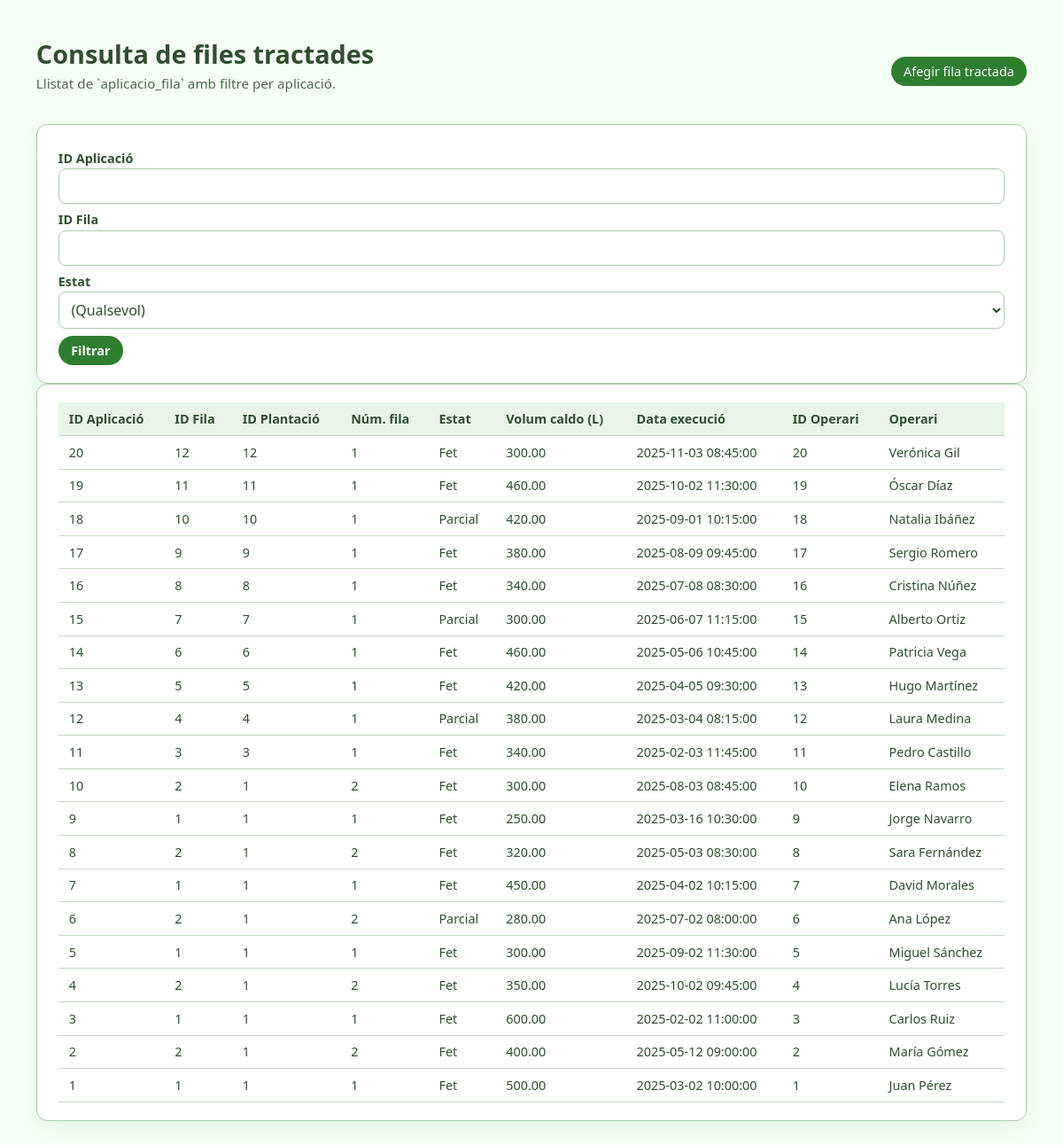
/PHP/consulta_aplicacio_files.php, run on the app's committed database.
### tables this page shows
CREATE TABLE `aplicacio_fila` (
  `id_aplicacio` int(11) NOT NULL,
  `id_fila` int(11) NOT NULL,
  `estat` enum('Pendent','Fet','Parcial') DEFAULT 'Fet',
  `volum_caldo_l` decimal(10,2) DEFAULT NULL,
  `data_execucio` datetime DEFAULT NULL,
  `id_operari_execucio` int(11) DEFAULT NULL,
  PRIMARY KEY (`id_aplicacio`,`id_fila`),
  KEY `fk_af_fila` (`id_fila`),
  KEY `fk_af_operari` (`id_operari_execucio`),
  CONSTRAINT `fk_af_ap` FOREIGN KEY (`id_aplicacio`) REFERENCES `aplicacio` (`id_aplicacio`) ON DELETE CASCADE,
  CONSTRAINT `fk_af_fila` FOREIGN KEY (`id_fila`) REFERENCES `fila` (`id_fila`),
  CONSTRAINT `fk_af_operari` FOREIGN KEY (`id_operari_execucio`) REFERENCES `operari` (`id_operari`)
);

CREATE TABLE `fila` (
  `id_fila` int(11) NOT NULL AUTO_INCREMENT,
  `id_increment` int(11) NOT NULL,
  `numero_fila` int(11) NOT NULL,
  `geometria_fila` geometry NOT NULL,
  PRIMARY KEY (`id_fila`),
  UNIQUE KEY `id_increment` (`id_increment`,`numero_fila`),
  CONSTRAINT `fila_ibfk_1` FOREIGN KEY (`id_increment`) REFERENCES `plantacio` (`id_plantacio`)
);

CREATE TABLE `operari` (
  `id_operari` int(11) NOT NULL AUTO_INCREMENT,
  `nom` varchar(200) NOT NULL,
  `carnet_aplicador` varchar(100) DEFAULT NULL,
  `id_treballador` int(11) DEFAULT NULL,
  PRIMARY KEY (`id_operari`),
  KEY `fk_operari_treballador` (`id_treballador`),
  CONSTRAINT `fk_operari_treballador` FOREIGN KEY (`id_treballador`) REFERENCES `treballador` (`id_treballador`)
);

### PHP/consulta_aplicacio_files.php (the view, shortened to what this page needs)
<?php
$conn = db_connect();
$id_aplicacio = trim($_GET['id_aplicacio'] ?? '');
$id_fila = trim($_GET['id_fila'] ?? '');
$sql = "
    SELECT
        af.id_aplicacio,
        af.id_fila,
        f.id_increment AS id_plantacio,
        f.numero_fila,
        af.estat,
        af.volum_caldo_l,
        af.data_execucio,
        af.id_operari_execucio,
        o.nom AS operari_nom
    FROM aplicacio_fila af
    JOIN fila f ON f.id_fila = af.id_fila
    LEFT JOIN operari o ON o.id_operari = af.id_operari_execucio
";
$sql .= ' ORDER BY af.id_aplicacio DESC, af.id_fila ASC';
$rows = [];
$stmt = $conn->prepare($sql);
if ($stmt) {
    if ($stmt->execute()) {
        $res = $stmt->get_result();
        while ($r = $res->fetch_assoc()) {
            $rows[] = $r;
        }
    }
}
?>
<!DOCTYPE html>
<html lang="ca">
<head>
    <link rel="stylesheet" href="../HTML/styles.css">
</head>
<body>
<div class="page">
    <div class="page-header">
        <div class="panel-header">
            <div>
                <h1>Consulta de files tractades</h1>
                <p class="page-subtitle">Llistat de `aplicacio_fila` amb filtre per aplicació.</p>
            </div>
            <div class="page-header-actions">
                <a class="btn btn-primary" href="../HTML/aplicacio_fila.html<?php echo ($id_aplicacio !== '' ? '?id_aplicacio=' . urlencode($id_aplicacio) : ''); ?>">Afegir fila tractada</a>
            </div>
        </div>
    </div>
    <div class="panel">
        <form method="get" class="form-grid-2">
            <label>ID Aplicació</label>
            <input type="number" name="id_aplicacio" value="<?php echo htmlspecialchars($id_aplicacio); ?>">
            <label>ID Fila</label>
            <input type="number" name="id_fila" value="<?php echo htmlspecialchars($id_fila); ?>">
            <label>Estat</label>
            <select name="estat">
                <option value="">(Qualsevol)</option>
            </select>
            <button type="submit" class="btn btn-primary mt-2">Filtrar</button>
        </form>
    </div>
    <div class="panel">
        <div class="table-wrap">
            <table class="table">
                <thead>
                    <tr>
                        <th>ID Aplicació</th>
                        <th>ID Fila</th>
                        <th>ID Plantació</th>
                        <th>Núm. fila</th>
                        <th>Estat</th>
                        <th>Volum caldo (L)</th>
                        <th>Data execució</th>
                        <th>ID Operari</th>
                        <th>Operari</th>
                    </tr>
                </thead>
                <tbody>
                <?php if (empty($rows)): ?>
                    <tr><td colspan="9">No s'han trobat files tractades.</td></tr>
                <?php else: ?>
                    <?php foreach ($rows as $row): ?>
                    <tr>
                        <td><?php echo (int) $row['id_aplicacio']; ?></td>
                        <td><?php echo (int) $row['id_fila']; ?></td>
                        <td><?php echo htmlspecialchars($row['id_plantacio'] ?? ''); ?></td>
                        <td><?php echo htmlspecialchars($row['numero_fila'] ?? ''); ?></td>
                        <td><?php echo htmlspecialchars($row['estat'] ?? ''); ?></td>
                        <td><?php echo htmlspecialchars($row['volum_caldo_l'] ?? ''); ?></td>
                        <td><?php echo htmlspecialchars($row['data_execucio'] ?? ''); ?></td>
                        <td><?php echo htmlspecialchars($row['id_operari_execucio'] ?? ''); ?></td>
                        <td><?php echo htmlspecialchars($row['operari_nom'] ?? ''); ?></td>
                    </tr>
                    <?php endforeach; ?>
                <?php endif; ?>
                </tbody>
            </table>
        </div>
    </div>
</div>
</body>
</html>

### HTML/styles.css (style rules this page uses)
*, *::before, *::after { box-sizing: border-box; }
html, body { margin: 0; padding: 0; }
body { font-family: system-ui, -apple-system, BlinkMacSystemFont, "Segoe UI", sans-serif; background: #f0f4f0; color: #2f4f2f; }
body:not(.app-layout-body) { padding: 1.5rem; min-height: 100vh; background: #f5fff5; }
.page { max-width: 1600px; margin: 0 auto; padding: clamp(1rem, 1.4vw, 1.5rem); color: #2f4f2f; }
.page-header { margin-bottom: 1.25rem; }
.page-header h1, .page-header h2 { margin: 0; font-size: 1.8rem; color: #2f4f2f; }
.page-subtitle { margin: 0.25rem 0 1rem; color: #4c6b4c; font-size: 0.95rem; }
.panel { background: #ffffff; border-radius: 0.75rem; padding: 1.25rem 1.5rem; border: 1px solid #aacbaa; box-shadow: 0 8px 20px rgba(47, 125, 47, 0.08); }
.panel-header { display: flex; justify-content: space-between; align-items: center; margin-bottom: 0.75rem; color: #2f4f2f; }
form { display: block; width: 100%; }
label { font-weight: 600; font-size: 0.9rem; color: #2f4f2f; display: block; margin-top: 0.5rem; margin-bottom: 0.15rem; }
input, textarea, select { width: 100%; padding: 0.5rem 0.6rem; border-radius: 0.5rem; border: 1px solid #aacbaa; font: inherit; color: inherit; background-color: #ffffff; }
.btn { display: inline-flex; align-items: center; justify-content: center; padding: 0.45rem 0.9rem; border-radius: 999px; border: none; font-size: 0.9rem; cursor: pointer; text-decoration: none; gap: 0.35rem; }
.btn-primary { background: #2f7d2f; color: #ffffff; }
button { font: inherit; }
form button { background: #2f7d2f; color: #ffffff; border: 1px solid #2f7d2f; padding: 0.6rem 0.75rem; border-radius: 0.5rem; cursor: pointer; font-weight: 600; transition: background 0.15s ease, border-color 0.15s ease; }
.table { width: max-content; min-width: 100%; border-collapse: collapse; font-size: 0.9rem; color: #2f4f2f; }
.table thead { background: #e8f5e8; }
.table th, .table td { padding: 0.55rem 0.75rem; border-bottom: 1px solid #c3d9c3; text-align: left; }
.mt-2 { margin-top: 0.5rem; }

### data on the page
aplicacio_fila: id_aplicacio "20", id_fila "12", id_fila.id_increment "12", id_fila.numero_fila "1", estat "Fet", volum_caldo_l "300.00", data_execucio "2025-11-03 08:45:00", id_operari_execucio "20", id_operari_execucio.nom "Verónica Gil"
aplicacio_fila: id_aplicacio "19", id_fila "11", id_fila.id_increment "11", id_fila.numero_fila "1", estat "Fet", volum_caldo_l "460.00", data_execucio "2025-10-02 11:30:00", id_operari_execucio "19", id_operari_execucio.nom "Óscar Díaz"
aplicacio_fila: id_aplicacio "18", id_fila "10", id_fila.id_increment "10", id_fila.numero_fila "1", estat "Parcial", volum_caldo_l "420.00", data_execucio "2025-09-01 10:15:00", id_operari_execucio "18", id_operari_execucio.nom "Natalia Ibáñez"
aplicacio_fila: id_aplicacio "17", id_fila "9", id_fila.id_increment "9", id_fila.numero_fila "1", estat "Fet", volum_caldo_l "380.00", data_execucio "2025-08-09 09:45:00", id_operari_execucio "17", id_operari_execucio.nom "Sergio Romero"
aplicacio_fila: id_aplicacio "16", id_fila "8", id_fila.id_increment "8", id_fila.numero_fila "1", estat "Fet", volum_caldo_l "340.00", data_execucio "2025-07-08 08:30:00", id_operari_execucio "16", id_operari_execucio.nom "Cristina Núñez"
aplicacio_fila: id_aplicacio "15", id_fila "7", id_fila.id_increment "7", id_fila.numero_fila "1", estat "Parcial", volum_caldo_l "300.00", data_execucio "2025-06-07 11:15:00", id_operari_execucio "15", id_operari_execucio.nom "Alberto Ortiz"
aplicacio_fila: id_aplicacio "14", id_fila "6", id_fila.id_increment "6", id_fila.numero_fila "1", estat "Fet", volum_caldo_l "460.00", data_execucio "2025-05-06 10:45:00", id_operari_execucio "14", id_operari_execucio.nom "Patricia Vega"
aplicacio_fila: id_aplicacio "13", id_fila "5", id_fila.id_increment "5", id_fila.numero_fila "1", estat "Fet", volum_caldo_l "420.00", data_execucio "2025-04-05 09:30:00", id_operari_execucio "13", id_operari_execucio.nom "Hugo Martínez"
aplicacio_fila: id_aplicacio "12", id_fila "4", id_fila.id_increment "4", id_fila.numero_fila "1", estat "Parcial", volum_caldo_l "380.00", data_execucio "2025-03-04 08:15:00", id_operari_execucio "12", id_operari_execucio.nom "Laura Medina"
aplicacio_fila: id_aplicacio "11", id_fila "3", id_fila.id_increment "3", id_fila.numero_fila "1", estat "Fet", volum_caldo_l "340.00", data_execucio "2025-02-03 11:45:00", id_operari_execucio "11", id_operari_execucio.nom "Pedro Castillo"
aplicacio_fila: id_aplicacio "10", id_fila "2", id_fila.id_increment "1", id_fila.numero_fila "2", estat "Fet", volum_caldo_l "300.00", data_execucio "2025-08-03 08:45:00", id_operari_execucio "10", id_operari_execucio.nom "Elena Ramos"
aplicacio_fila: id_aplicacio "9", id_fila "1", id_fila.id_increment "1", id_fila.numero_fila "1", estat "Fet", volum_caldo_l "250.00", data_execucio "2025-03-16 10:30:00", id_operari_execucio "9", id_operari_execucio.nom "Jorge Navarro"
aplicacio_fila: id_aplicacio "8", id_fila "2", id_fila.id_increment "1", id_fila.numero_fila "2", estat "Fet", volum_caldo_l "320.00", data_execucio "2025-05-03 08:30:00", id_operari_execucio "8", id_operari_execucio.nom "Sara Fernández"
aplicacio_fila: id_aplicacio "7", id_fila "1", id_fila.id_increment "1", id_fila.numero_fila "1", estat "Fet", volum_caldo_l "450.00", data_execucio "2025-04-02 10:15:00", id_operari_execucio "7", id_operari_execucio.nom "David Morales"
aplicacio_fila: id_aplicacio "6", id_fila "2", id_fila.id_increment "1", id_fila.numero_fila "2", estat "Parcial", volum_caldo_l "280.00", data_execucio "2025-07-02 08:00:00", id_operari_execucio "6", id_operari_execucio.nom "Ana López"
aplicacio_fila: id_aplicacio "5", id_fila "1", id_fila.id_increment "1", id_fila.numero_fila "1", estat "Fet", volum_caldo_l "300.00", data_execucio "2025-09-02 11:30:00", id_operari_execucio "5", id_operari_execucio.nom "Miguel Sánchez"
aplicacio_fila: id_aplicacio "4", id_fila "2", id_fila.id_increment "1", id_fila.numero_fila "2", estat "Fet", volum_caldo_l "350.00", data_execucio "2025-10-02 09:45:00", id_operari_execucio "4", id_operari_execucio.nom "Lucía Torres"
aplicacio_fila: id_aplicacio "3", id_fila "1", id_fila.id_increment "1", id_fila.numero_fila "1", estat "Fet", volum_caldo_l "600.00", data_execucio "2025-02-02 11:00:00", id_operari_execucio "3", id_operari_execucio.nom "Carlos Ruiz"
aplicacio_fila: id_aplicacio "2", id_fila "2", id_fila.id_increment "1", id_fila.numero_fila "2", estat "Fet", volum_caldo_l "400.00", data_execucio "2025-05-12 09:00:00", id_operari_execucio "2", id_operari_execucio.nom "María Gómez"
aplicacio_fila: id_aplicacio "1", id_fila "1", id_fila.id_increment "1", id_fila.numero_fila "1", estat "Fet", volum_caldo_l "500.00", data_execucio "2025-03-02 10:00:00", id_operari_execucio "1", id_operari_execucio.nom "Juan Pérez"
